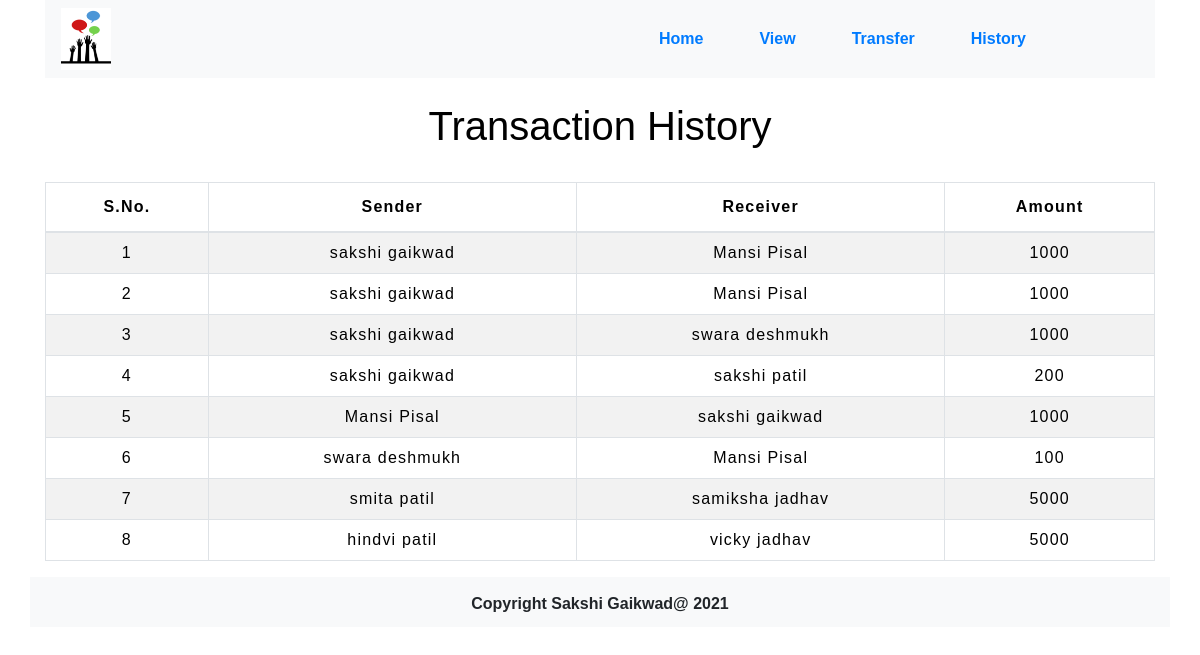
The page /history.php on the database its author committed.
### tables this page shows
CREATE TABLE `transaction` (
  `S_no` int(255) NOT NULL,
  `sender` varchar(255) NOT NULL,
  `receiver` varchar(255) NOT NULL,
  `amount` varchar(255) NOT NULL
);

### history.php (the view, shortened to what this page needs)
<!DOCTYPE html>
<html lang="en">
<head>
    <link rel="stylesheet" href="https://maxcdn.bootstrapcdn.com/bootstrap/4.0.0/css/bootstrap.min.css">
<link rel="stylesheet" href="./style.css">
</head>
<body>
    <div class="container">
        <div class="row">
            <div class="col">
                <nav class="navbar navbar-expand-sm bg-light">
                    <img src="./images/logo.png" width="50px">
                    <ul class="navbar-nav">
                      <li class="nav-item">
                        <a class="nav-link" href="index.php">Home</a>
                      </li>
                      <li class="nav-item">
                        <a class="nav-link" href="transfer.php">View</a>
                      </li>
                      <li class="nav-item">
                        <a class="nav-link" href="transfer.php">Transfer</a>
                      </li>
                      <li class="nav-item">
                        <a class="nav-link" href="history.php">History</a>
                      </li>
                    </ul>
                  </nav>
            </div>
        </div>
    </div>
<div class="container">
        <h2 class="text-center pt-4" style="color : black;">Transaction History</h2>
       <br>
       <div class="table-responsive-sm">
    <table class="table table-hover table-striped table-condensed table-bordered">
        <thead style="color : black;">
            <tr>
                <th class="text-center">S.No.</th>
                <th class="text-center">Sender</th>
                <th class="text-center">Receiver</th>
                <th class="text-center">Amount</th>
            </tr>
        </thead>
        <tbody>
        <?php
            include 'dbcon.php';
            $sql ="select * from transaction";
            $query =mysqli_query($con, $sql);
            while($rows = mysqli_fetch_assoc($query))
            {
        ?>
            <tr style="color : black;">
            <td class="py-2"><?php echo $rows['S_no']; ?></td>
            <td class="py-2"><?php echo $rows['sender']; ?></td>
            <td class="py-2"><?php echo $rows['receiver']; ?></td>
            <td class="py-2"><?php echo $rows['amount']; ?> </td>
        <?php
            }
        ?>
        </tbody>
    </table>
    </div>
</div>
<div class="container" style="background-color:#f8f9fa">
        <div class="row">
            <div class="col">
                <div class="footer">
                    <p style="text-align: center;">Copyright Sakshi Gaikwad@ 2021</p>
                </div>
                </div>
                </div>
                </div>
</body>
</html>

### style.css (style rules this page uses)
body { font-family: sans-serif; }
.navbar-nav { padding-left: 500px; }
.nav-item { margin-left: 40px; font-size: 16px; font-weight: 700; }
.footer { height: 50px; }
.footer p { text-align: center; padding-top: 15px; font-weight: bold; }
* { padding: 0; margin: 0; box-sizing: border-box; font-family: sans-serif; }
h2 { font-size: 40px; }
table { letter-spacing: 1.2px; }
td { text-align: center; }

### rows shown on the page
transaction: S_no "1", sender "sakshi gaikwad", receiver "Mansi Pisal", amount "1000"
transaction: S_no "2", sender "sakshi gaikwad", receiver "Mansi Pisal", amount "1000"
transaction: S_no "3", sender "sakshi gaikwad", receiver "swara deshmukh", amount "1000"
transaction: S_no "4", sender "sakshi gaikwad", receiver "sakshi patil", amount "200"
transaction: S_no "5", sender "Mansi Pisal", receiver "sakshi gaikwad", amount "1000"
transaction: S_no "6", sender "swara deshmukh", receiver "Mansi Pisal", amount "100"
transaction: S_no "7", sender "smita patil", receiver "samiksha jadhav", amount "5000"
transaction: S_no "8", sender "hindvi patil", receiver "vicky jadhav", amount "5000"
